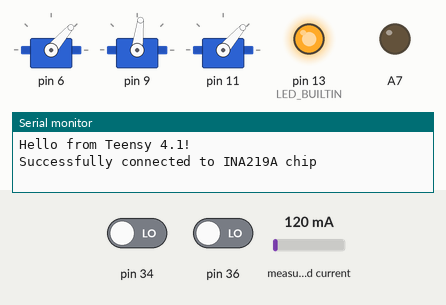
The program below on a simulated Teensy 4. On the bench: 3 × servo, output pins drawn as LEDs (lit = HIGH), the last lines printed to the serial monitor. The test bench sets the inputs (shaded band); at power-on: pin 36 LOW, pin 34 LOW, measured current 120 mA.

Above: at 1.2 s.
1.3 s: pin 36 driven HIGH
4.3 s: pin 34 driven HIGH
At 4.8 s:
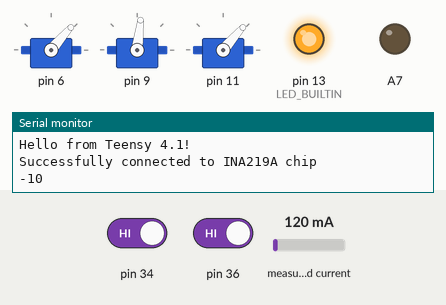
7.3 s: pin 34 driven LOW
At 8.9 s:
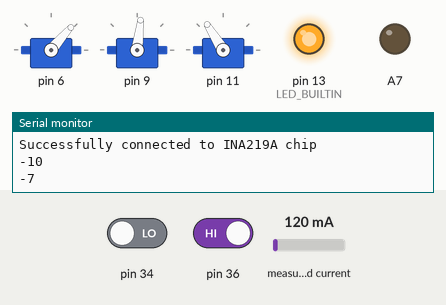
10.3 s: pin 36 driven LOW
At 11.2 s:
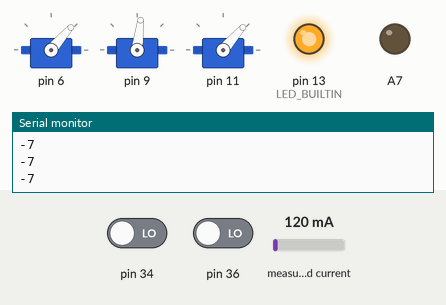
Timing chart, 0 to 12.8 s (numbered marks = the images above; inputs shaded):
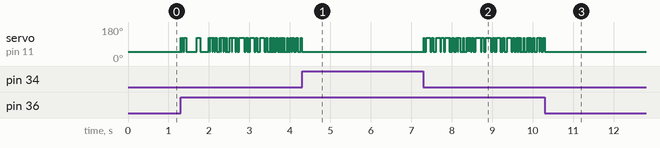

The program:

main.cpp
```cpp
#include <Arduino.h>
#include <Servo.h>
#include <Adafruit_INA219.h>
#include "SD.h"
#include <Wire.h>
#include <PT.cpp>
#include <EC.cpp>
//#include <SoftwareSerial.h>

int fireSeq = 0;
int fillSeq = 0;

int clk_time = 0;
int FireStartTime = 0;
int FillStartTime = 0;
int filltime = 0;
int launchtime = 0;
float pressure = 0;
//SD
const int mchipSelect = BUILTIN_SDCARD;


void setup()
{
  // turn the LED on (HIGH is the voltage level)
  pinMode(LED_BUILTIN, OUTPUT);
  digitalWrite(LED_BUILTIN, HIGH);

  Serial.begin(115200);
  while (!Serial && millis() < 5000) {}
  //Serial.begin(9600);
  Serial.println("Hello from Teensy 4.1!");

  String PT_status = SetupCurrentSensor();
  Serial.println(PT_status);

  SetupControl();
}


void loop()
{
  clk_time = millis();


  if(clk_time%50 == 0){
   pressure = ReadPressureTransducer();
  }
  /*if(clk_time%500 == 0){
   Serial.println(pressure);
  }*/


  if (digitalRead(FillSequPin) == LOW && digitalRead(FirePin) == LOW ){
    Rest();
    fillSeq = 0;
  }

  if (digitalRead(FillSequPin) == HIGH && digitalRead(FirePin) == LOW){
      filltime = fillSequence(FillStartTime, clk_time, fillSeq);
      if(filltime%10000 == 0){
        Serial.println(launchtime/1000);
    }
  }


  if (digitalRead(FirePin) == LOW){
    //Serial.println("Fire is LOW");
    digitalWrite(PyroPin, LOW);
    fireSeq = 0;
    FireStartTime = clk_time;
  }

  if (digitalRead(FirePin) == HIGH && digitalRead(FillSequPin) == HIGH){
    //Serial.println("Fire is HIGH");
    fillSeq = 0; //get out of fill sequence


    launchtime = fireSequence(FireStartTime, clk_time, fireSeq);
    if(launchtime%1000 == 0){
        Serial.println(launchtime/1000);
    }
  }


}
```

Measured:
- after the input at 4.3 s, servo on pin 11: stops changing and stays 49°
- after the input at 10.3 s, servo on pin 11: stops changing and stays 49°
